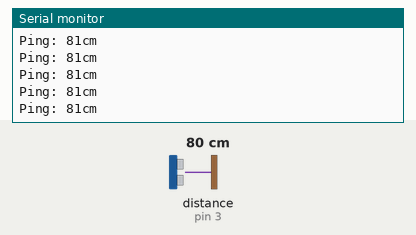
Simulated run of this sketch. Board: Arduino Uno, built with avr-gcc and run on an emulated ATmega328P. On the bench: the last lines printed to the serial monitor. Inputs (shaded band) come from the test bench; at power-on: distance to the obstacle (sensor on pin 3) 80 cm. The echo pulse lasts 58.3 µs per cm.

Above: at 1.2 s.
1.3 s: distance to the obstacle (sensor on pin 3) set to 2 cm
At 1.9 s:
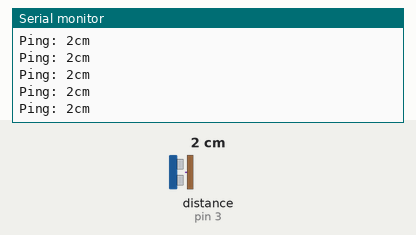
4.3 s: distance to the obstacle (sensor on pin 3) set to 18 cm
At 4.9 s:
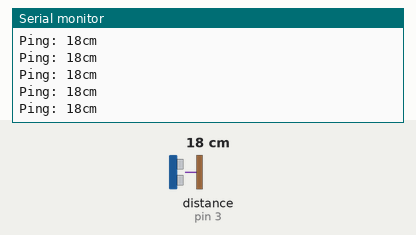
7.3 s: distance to the obstacle (sensor on pin 3) set to 4 cm
At 8.1 s:
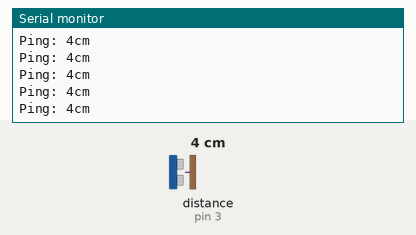
10.3 s: distance to the obstacle (sensor on pin 3) set to 250 cm
At 10.8 s:
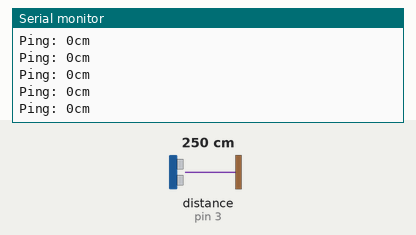
Timing chart, 0 to 13.3 s (numbered marks = the images above; inputs shaded):
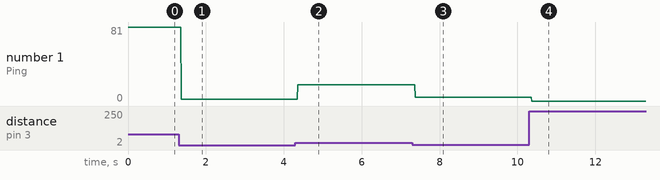

Measured:
- after the input at 1.3 s, the serial monitor: prints a new line after 0.07 s (image 1)
- after the input at 4.3 s, the serial monitor: prints a new line after 0.06 s (image 2)
- after the input at 7.3 s, the serial monitor: prints a new line after 0.07 s (image 3)
- after the input at 10.3 s, the serial monitor: prints a new line after 0.07 s (image 4)
- plotted number 1: 81 → 2 after the input at 1.3 s, 2 → 18 after the input at 4.3 s, 18 → 4 after the input at 7.3 s, 4 → 0 after the input at 10.3 s

The sketch:

test-ultrasonic.ino
```cpp
#include <NewPing.h>

#define TRIGGER_PIN 2
#define ECHO_PIN 3
#define MAX_DISTANCE 200

NewPing sonar(TRIGGER_PIN, ECHO_PIN, MAX_DISTANCE);

void setup() {
        Serial.begin(9600);
}

void loop() {
        delay(5);
        Serial.print("Ping: ");
        Serial.print(sonar.ping_cm());
        Serial.println("cm");
}
```
